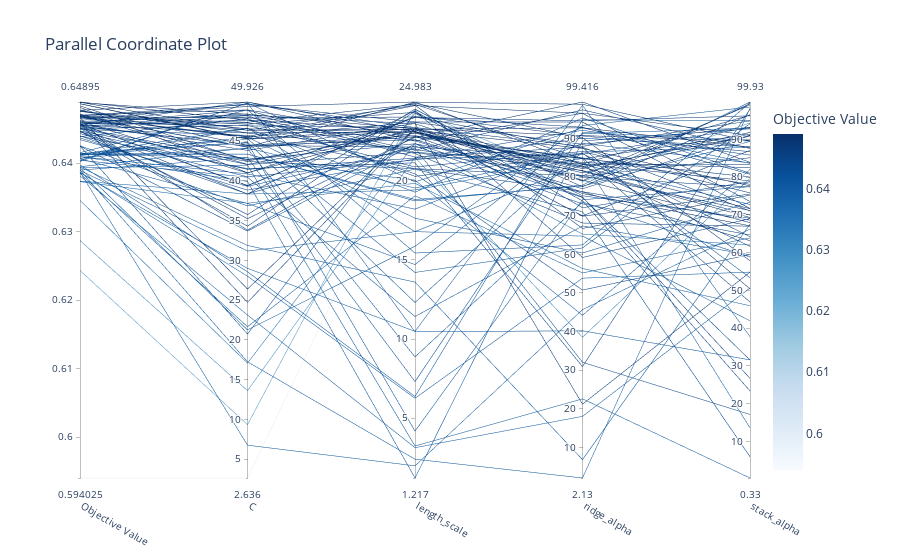

The code cell stored with this chart in its notebook:
### Code cell
plot_parallel_coordinate(study)
